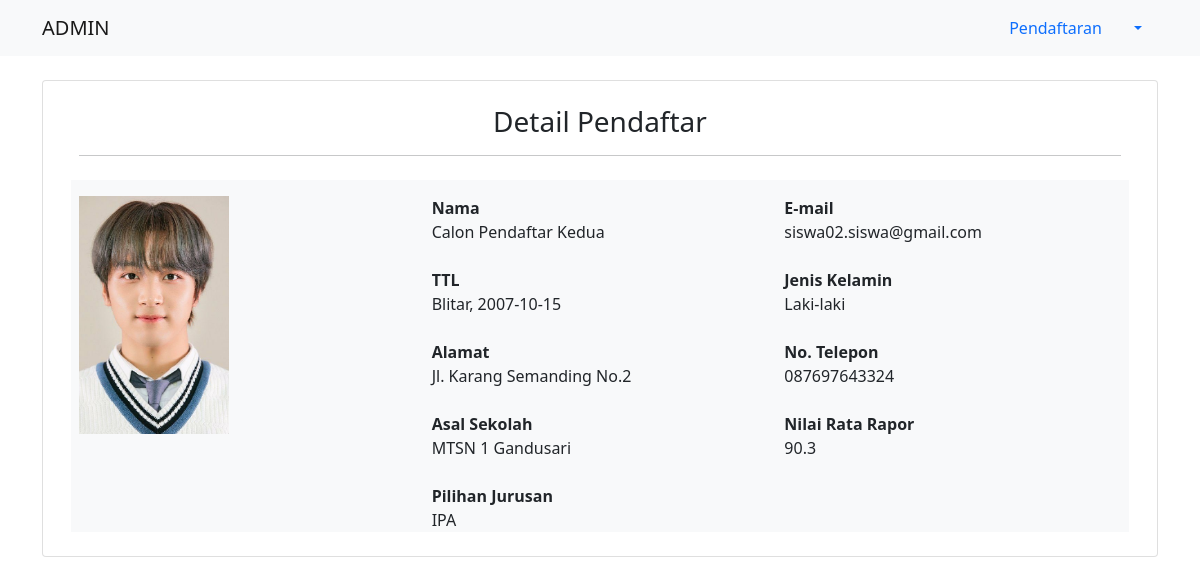
/admin/adm_detail_siswa.php?id=2 (signed in), run on the app's committed database.
### tables this page shows
CREATE TABLE `siswa` (
  `siswa_id` int(11) NOT NULL,
  `siswa_nama` varchar(50) DEFAULT NULL,
  `siswa_email` varchar(50) DEFAULT NULL,
  `siswa_password` varchar(50) DEFAULT NULL,
  `siswa_tempat_lahir` varchar(30) DEFAULT NULL,
  `siswa_ttl` date DEFAULT NULL,
  `siswa_sekolah` varchar(50) DEFAULT NULL,
  `siswa_alamat` varchar(100) DEFAULT NULL,
  `siswa_notelp` varchar(16) DEFAULT NULL,
  `siswa_nilai` double DEFAULT NULL,
  `siswa_jurusan` varchar(20) DEFAULT NULL,
  `gender` varchar(10) DEFAULT NULL,
  `siswa_foto` varchar(100) DEFAULT NULL
);

### admin/adm_detail_siswa.php (the view, shortened to what this page needs)
<!DOCTYPE html>
<html>
<head>
	<link href="https://cdn.jsdelivr.net/npm/bootstrap@5.1.1/dist/css/bootstrap.min.css" rel="stylesheet">
</head>
<body>
	<?php include '../koneksi.php';
		$query = mysqli_query($db, "SELECT*FROM admin WHERE admin_email='$_SESSION[email]'");
		$d = mysqli_fetch_array($query);
	?>
	<nav id="navbar-example2" class="navbar navbar-light bg-light px-3">
		<div class="container">
			<a class="navbar-brand" href="">ADMIN</a>
			  <ul class="nav nav-pills">
			    <li class="nav-item">
			      <a class="nav-link" href="">Pendaftaran</a>
			    </li>
			    <li class="nav-item dropdown">
			      <a class="nav-link dropdown-toggle" data-bs-toggle="dropdown" href="#" role="button" aria-expanded="false"><?php echo $d['admin_nama']; ?></a>
			    </li>
			  </ul>
		</div>
	</nav>
	<div class="container" >
		<div class="card mt-4 mb-3 p-4">
			<div class="container">
				<h3 class="text-center">Detail Pendaftar</h3>
				<hr>
				<br>
				<?php include '../koneksi.php';
				$id = $_GET['id'];
				$sql = "SELECT * FROM siswa WHERE siswa_id= '$id'";
				$result = mysqli_query($db, $sql);
				$row = mysqli_fetch_array($result);
				?>
				<div class="row g-3 bg-light">
					<div class="col-sm-4">
						<img class="img-fluid" width="150px" src="../calon_siswa/file/<?php echo $row['siswa_foto']; ?>">
					</div>
					<div class="col">
						<div class="row g-3">
							<div class="col">
								<label><b>Nama</b></label><br>
								<label><?php echo $row['siswa_nama']; ?></label>
							</div>
							<div class="col">
								<label><b>E-mail</b></label><br>
								<label><?php echo $row['siswa_email']; ?></label>
							</div>
						</div>
						<br>
						<div class="row g-3">
							<div class="col">
								<label><b>TTL</b></label><br>
								<label><?php echo $row['siswa_tempat_lahir'].', '.$row['siswa_ttl']; ?></label>
							</div>
							<div class="col">
								<label><b>Jenis Kelamin</b></label><br>
								<label><?php echo $row['gender']; ?></label>
							</div>
						</div>
						<br>
						<div class="row g-3">
							<div class="col">
								<label><b>Alamat</b></label><br>
								<label><?php echo $row['siswa_alamat']; ?></label>
							</div>
							<div class="col">
								<label><b>No. Telepon</b></label><br>
								<label><?php echo $row['siswa_notelp']; ?></label>
							</div>
						</div>
						<br>
						<div class="row g-3">
							<div class="col">
								<label><b>Asal Sekolah</b></label><br>
								<label><?php echo $row['siswa_sekolah']; ?></label>
							</div>
							<div class="col">
								<label><b>Nilai Rata Rapor</b></label><br>
								<label><?php echo $row['siswa_nilai']; ?></label>
							</div>
						</div>
						<br>
						<div class="row g-3">
							<div class="col">
								<label><b>Pilihan Jurusan</b></label><br>
								<label><?php echo $row['siswa_jurusan']; ?></label>
							</div>
						</div>
					</div>
				</div>
			</div>
		</div>
	</div>
</body>
</html>

### data on the page
siswa: siswa_foto (picture), siswa_nama "Calon Pendaftar Kedua", siswa_email "siswa02.siswa@gmail.com", siswa_tempat_lahir "Blitar", siswa_ttl "2007-10-15", gender "Laki-laki", siswa_alamat "Jl. Karang Semanding No.2", siswa_notelp "087697643324", siswa_sekolah "MTSN 1 Gandusari", siswa_nilai "90.3", siswa_jurusan "IPA"
